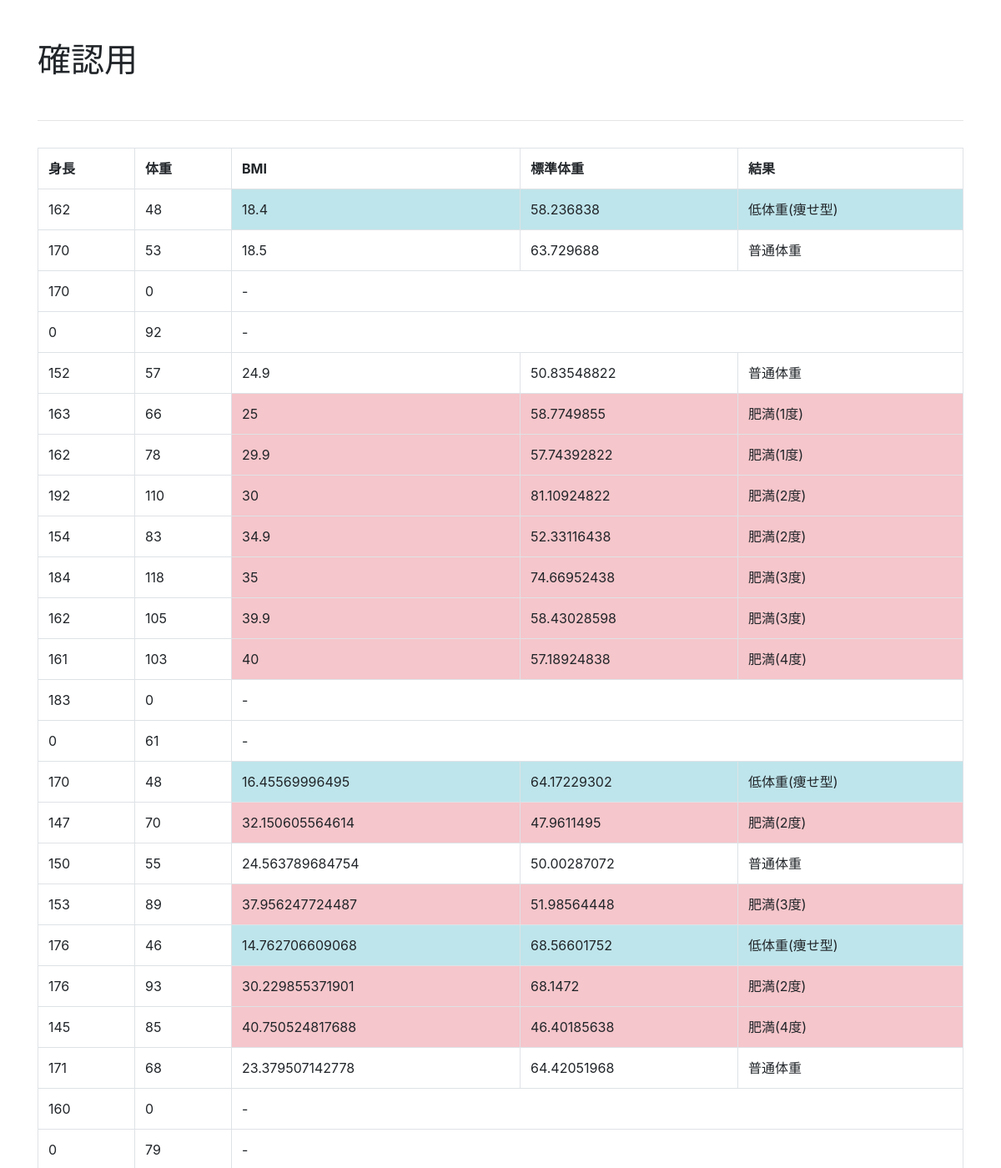
The page / (upper part) on the database its author committed.
### tables this page shows
CREATE TABLE `check_bmi` (
  `id` int(11) NOT NULL,
  `weight` double NOT NULL,
  `height` double NOT NULL,
  `created_at` datetime NOT NULL DEFAULT current_timestamp()
);

### index.php (called while the page is built, shortened)
<?php
require_once './user.php';
$link = mysqli_connect('localhost', 'root', '', 'ph23_sample');
mysqli_set_charset($link, 'utf8');
$result = mysqli_query($link, "SELECT * FROM check_bmi;");
$user_list = [];
while ($row = mysqli_fetch_assoc($result)) {
  $user = null;
  if ($row['id'] % 10 == 1) {
    $user = new User(0, 0);
    $user->set_value($row['height'], $row['weight']);
  } else if ($row['id'] % 10 == 2) {
    $user = new User(0, 0);
    $user->set_height($row['height']);
    $user->set_weight($row['weight']);
  } else if ($row['id'] % 10 == 3) {
    $user = new User(0, 0);
    $user->set_height($row['height']);
    $user->set_weight('hal');
  } else if ($row['id'] % 10 == 4) {
    $user = new User(0, 0);
    $user->set_height('hal');
    $user->set_weight($row['weight']);
  } else {
    $user = new User($row['height'], $row['weight']);
  }
  $user_list[] = $user;
}
$color_list = [
  'red' => 'table-danger',
  'white' => '',
  'blue' => 'table-info',
];
require_once './tpl_index.php';

### user.php (called while the page is built, shortened)
<?php
class User
{
  private mixed $height;
  private mixed $weight;
  public function __construct(mixed $height, mixed $weight)
  {
    $this->height = $height;
    $this->weight = $weight;
  }
  public function set_value(mixed $height, mixed $weight): void
  {
    $this->height = $height;
    $this->weight = $weight;
  }
  public function set_height(mixed $height): void
  {
    if (!is_numeric($height)) {
      $height = 0;
    }
    $this->height = $height;
  }
  public function set_weight(mixed $weight): void
  {
    if (!is_numeric($weight)) {
      $weight = 0;
    }
    $this->weight = $weight;
  }
  public function get_height(): int
  {
    return $this->height;
  }
  public function get_weight(): int
  {
    return $this->weight;
  }
  public function get_bmi(): float
  {
    return $this->weight / pow($this->height / 100, 2);
  }
  public function get_appropriate_weight(): float
  {
    return pow($this->height / 100, 2) * 22;
  }
  public function get_result(): string
  {
    $bmi = $this->get_bmi();
    if ($bmi < 18.5) {
      return '低体重(痩せ型)';
    }
    if ($bmi < 25) {
      return '普通体重';
    }
    if ($bmi < 30) {
      return '肥満(1度)';
    }
    if ($bmi < 35) {
      return '肥満(2度)';
    }
    if ($bmi < 40) {
      return '肥満(3度)';
    }
    if (40 <= $bmi) {
      return '肥満(4度)';
    }
  }
  public function get_result_color(): string
  {
    $bmi = $this->get_bmi();
    if ($bmi < 18.5) {
      return 'blue';
    } elseif ($bmi < 25) {
      return 'white';
    } elseif ($bmi >= 25) {
      return 'red';
    }
  }
}

### tpl_index.php (the view, shortened to what this page needs)
<!DOCTYPE html>
<html lang="ja">
<head>
<link href="./bootstrap-4.3.1-dist/css/bootstrap.min.css" rel="stylesheet">
</head>
<body>
  <main class="container">
    <h1 class="my-5">確認用</h1>
    <hr>
    <section class="py-3">
      <div>
        <table class="table table-bordered table-hover">
          <tr><th>身長</th><th>体重</th><th>BMI</th><th>標準体重</th><th>結果</th></tr>
          <?php foreach($user_list as $user): ?>
          <tr>
            <td><?php echo $user->get_height(); ?></td>
            <td><?php echo $user->get_weight(); ?></td>
          <?php if($user->get_weight() != 0 && $user->get_height() != 0): ?>
            <td class="<?php echo $color_list[$user->get_result_color()]; ?>"><?php echo $user->get_bmi(); ?></td>
            <td class="<?php echo $color_list[$user->get_result_color()]; ?>"><?php echo $user->get_appropriate_weight(); ?></td>
            <td class="<?php echo $color_list[$user->get_result_color()]; ?>"><?php echo $user->get_result(); ?></td>
          </tr>
          <?php else: ?>
            <td colspan="3">-</td>
          <?php endif; ?>
          </tr>
          <?php endforeach; ?>
        </table>
      </div>
    </section>
  </main>
</body>
</html>

### rows shown on the page
check_bmi: height "162", weight "48", $user->get_bmi() "18.4", height "58.236838", $user->get_result() "低体重(痩せ型)"
check_bmi: height "170", weight "53", $user->get_bmi() "18.5", height "63.729688", $user->get_result() "普通体重"
check_bmi: height "170", weight "0"
check_bmi: height "0", weight "92"
check_bmi: height "152", weight "57", $user->get_bmi() "24.9", height "50.83548822", $user->get_result() "普通体重"
check_bmi: height "163", weight "66", $user->get_bmi() "25", height "58.7749855", $user->get_result() "肥満(1度)"
check_bmi: height "162", weight "78", $user->get_bmi() "29.9", height "57.74392822", $user->get_result() "肥満(1度)"
check_bmi: height "192", weight "110", $user->get_bmi() "30", height "81.10924822", $user->get_result() "肥満(2度)"
check_bmi: height "154", weight "83", $user->get_bmi() "34.9", height "52.33116438", $user->get_result() "肥満(2度)"
check_bmi: height "184", weight "118", $user->get_bmi() "35", height "74.66952438", $user->get_result() "肥満(3度)"
check_bmi: height "162", weight "105", $user->get_bmi() "39.9", height "58.43028598", $user->get_result() "肥満(3度)"
check_bmi: height "161", weight "103", $user->get_bmi() "40", height "57.18924838", $user->get_result() "肥満(4度)"
check_bmi: height "183", weight "0"
check_bmi: height "0", weight "61"
check_bmi: height "170", weight "48", $user->get_bmi() "16.45569996495", height "64.17229302", $user->get_result() "低体重(痩せ型)"
check_bmi: height "147", weight "70", $user->get_bmi() "32.150605564614", height "47.9611495", $user->get_result() "肥満(2度)"
check_bmi: height "150", weight "55", $user->get_bmi() "24.563789684754", height "50.00287072", $user->get_result() "普通体重"
check_bmi: height "153", weight "89", $user->get_bmi() "37.956247724487", height "51.98564448", $user->get_result() "肥満(3度)"
check_bmi: height "176", weight "46", $user->get_bmi() "14.762706609068", height "68.56601752", $user->get_result() "低体重(痩せ型)"
check_bmi: height "176", weight "93", $user->get_bmi() "30.229855371901", height "68.1472", $user->get_result() "肥満(2度)"
check_bmi: height "145", weight "85", $user->get_bmi() "40.750524817688", height "46.40185638", $user->get_result() "肥満(4度)"
check_bmi: height "171", weight "68", $user->get_bmi() "23.379507142778", height "64.42051968", $user->get_result() "普通体重"
check_bmi: height "160", weight "0"
check_bmi: height "0", weight "79"
